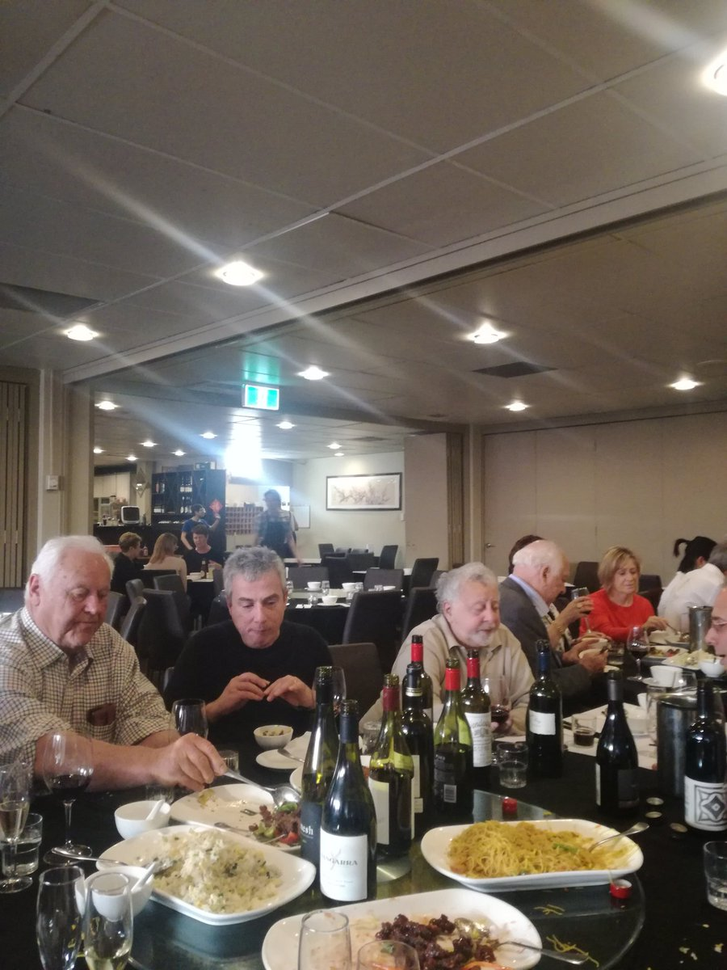
%> input picture sorting-filtting/tangrenjie.png, 727 x 970 px, shrunk from 900 x 1200 before the run
$ octave feixianxingpinghualvbo2.m   (GNU Octave 9; MATLAB toolbox functions it lacks are replaced by stand-ins)
%> lines starting %> are read from the running program, lines starting %| are printed output that depends on the picture
%% Read in image
I = imread('tangrenjie.png');
%> I is the input picture: size 970x727x3 uint8; mean R, G, B 107.4, 97.7, 88.2

%% Convert to grayscale image
Igray = rgb2gray(I);
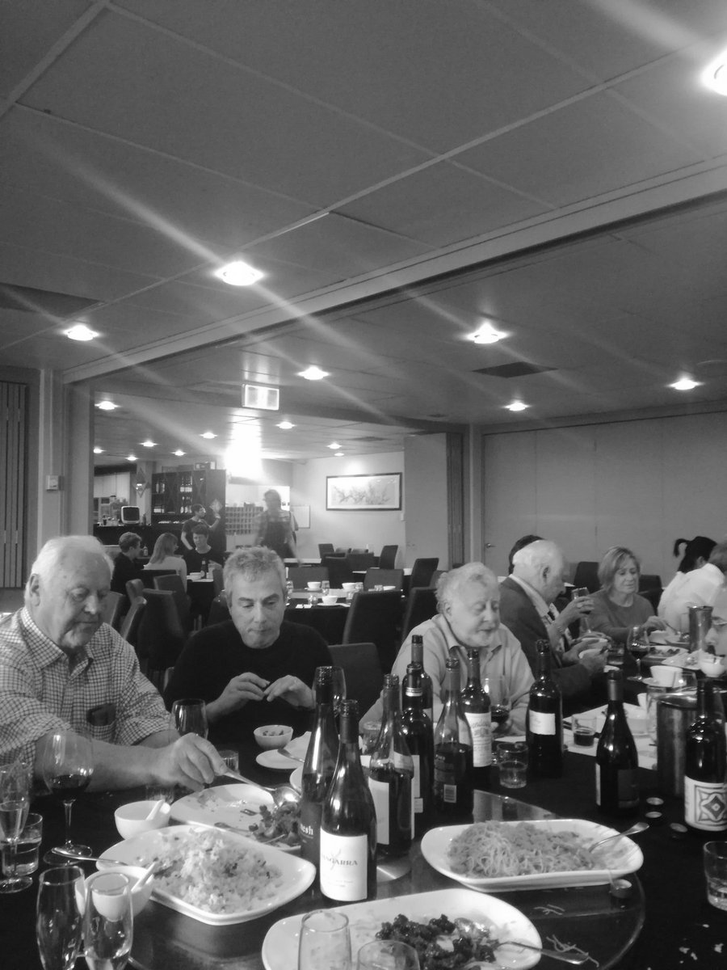
%> Igray: size 970x727 uint8; min 6, max 255, mean 99.5

%% Add noise to image
Islat_pepper = imnoise(I, 'salt & pepper', 0.0001);

%% Operator
% Maximum filter salt & pepper noise
Imax = imdilate(I, true(3));
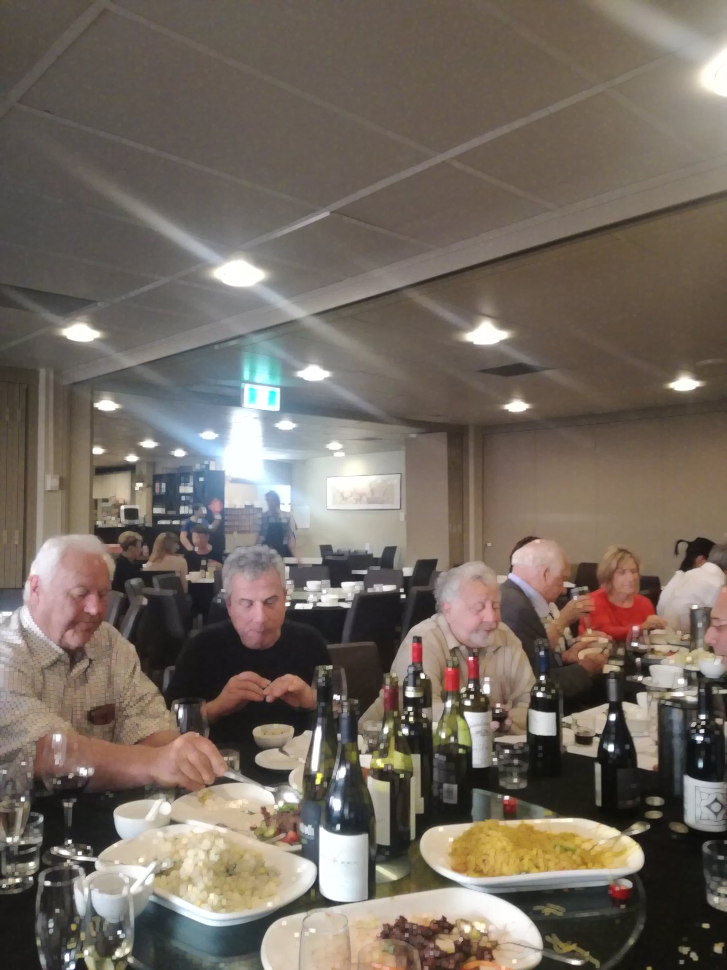
%> Imax: size 970x727x3 uint8; mean R, G, B 115.4, 105.6, 96.2
%imshow(Imax, []);
%    title('Maxinum filter salt & pepper');
%   xlabel('density 0.15');
Imin = imerode(I, true(3));
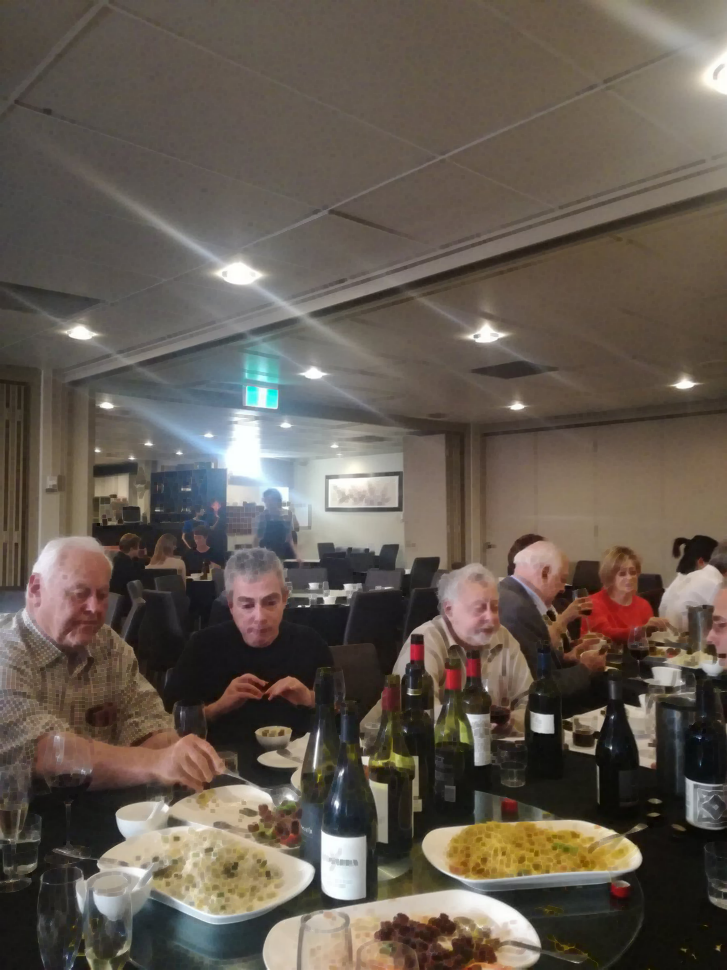
%> Imin: size 970x727x3 uint8; mean R, G, B 99.7, 90.1, 80.6
%imshow(Imin, []);
%    title('Mininum filter salt & pepper');
%    xlabel('density 0.15');

%% Diaplay the image

subplot(1, 3, 1),
imshow(I);
    title('salt & pepper');
    xlabel('density 0.01');
subplot(1, 3, 2),
imshow(Imax);
    title('Maxinum filter salt & pepper');
    xlabel('density 0.01');
subplot(1, 3, 3),
imshow(Imin);
    title('Mininum filter salt & pepper');
    xlabel('density 0.01');

$ run again, with sorting-filtting/SámuelTitus.jpg saved as sorting-filtting/tangrenjie.png
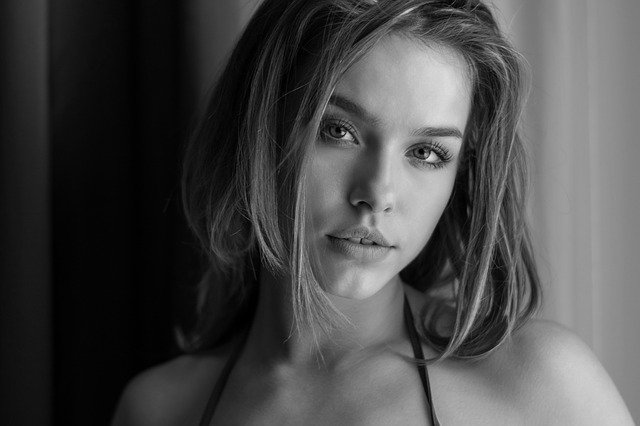
%> input picture sorting-filtting/SámuelTitus.jpg, 640 x 426 px
%> I is the input picture: size 426x640x3 uint8; min 0, max 238, mean 72.5
%> `Imax = imdilate(I, true(3));`:
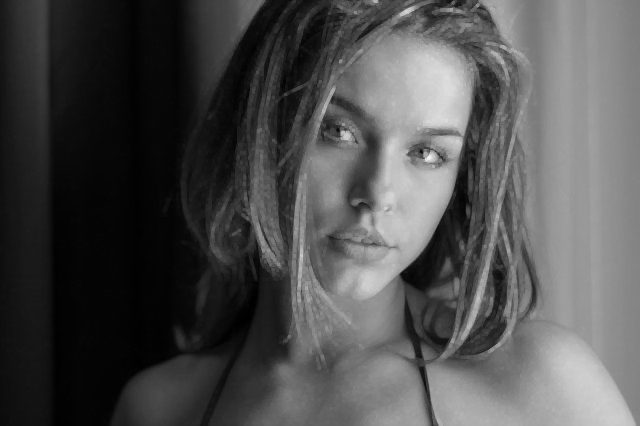
%> Imax: size 426x640x3 uint8; min 0, max 238, mean 78.7
%> `Imin = imerode(I, true(3));`:
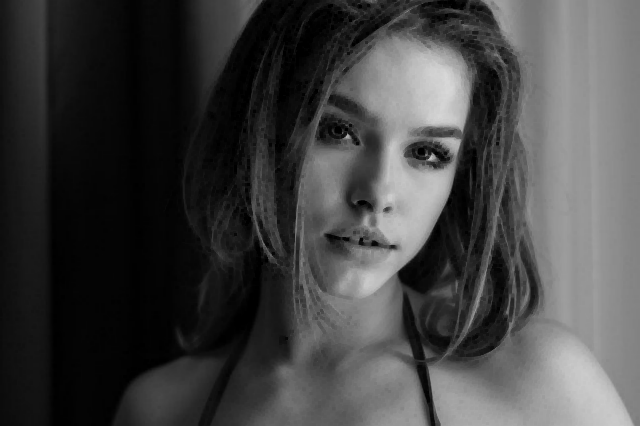
%> Imin: size 426x640x3 uint8; min 0, max 218, mean 66.4
